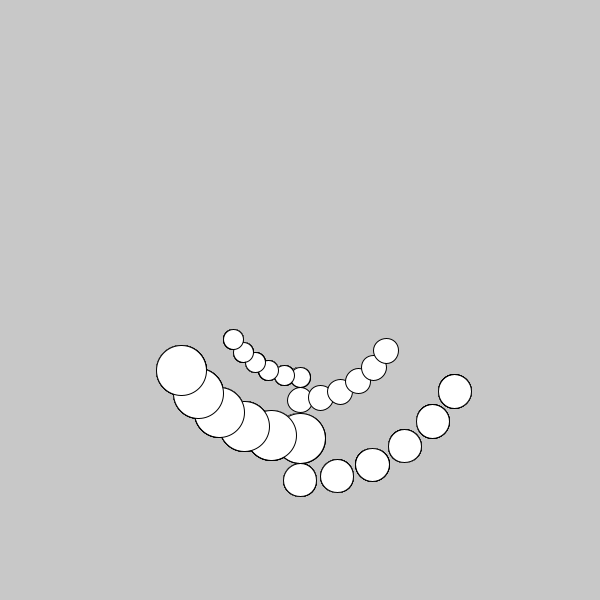
Frame 1 (no input)
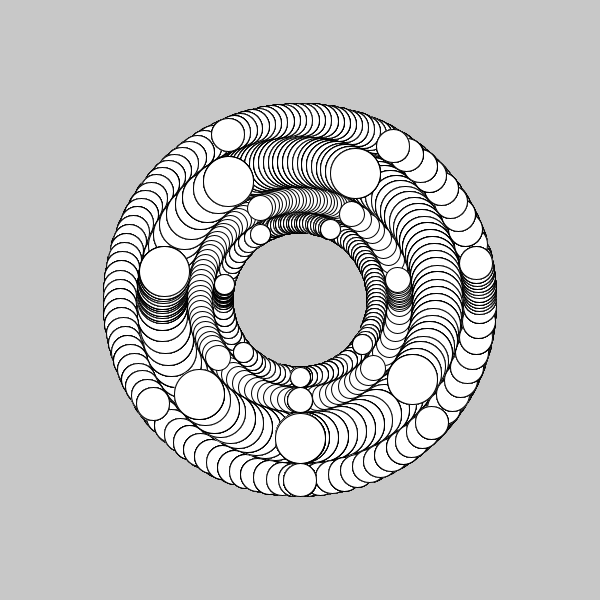
Frame 60 (the mouse pressed at the canvas centre just before this capture)
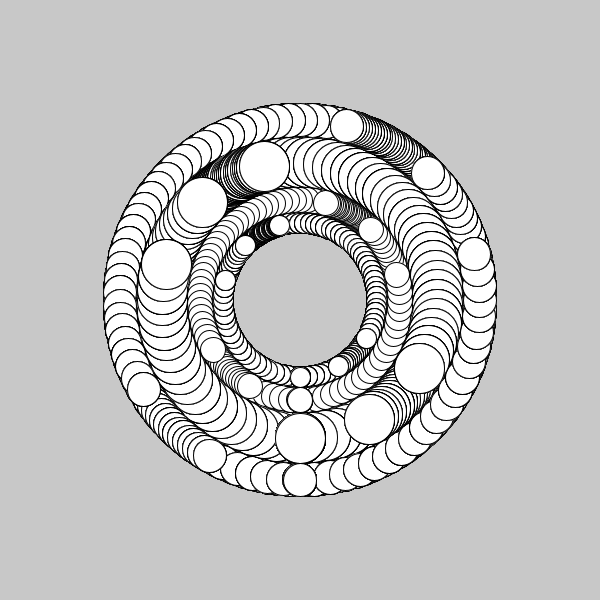
Frame 120 (the mouse held since frame 60 and released just before this capture)

The Processing sketch that drew these frames (run headless with seeded random() and noise(); from frame 60 on, the mouse is pressed at the canvas centre):

// Processing sketch: processing_152220
// ── processing_152220.pde

void setup() {
  background(200);
  size(600, 600);
}
  
  void draw(){
   
    float cenX = width/2;
    float cenY = height/2;
    int i;
    int num = 6;
    float ang = (millis()*360*PI)/(180*num*1000);
    for(i = 0; i < num; i++){
    float endX = cenX + 100*sin(ang*i);
    float endY = cenY + 100*cos(ang*i);
    float X = cenX - endX;
    float Y = cenY - endY;
    float hyp_sq = pow(X, 2) + pow(Y, 2);
    float Radius = pow((hyp_sq), 0.5);
// line(cenX, cenY, endX, endY);
//strokeWeight(1);
  ellipse(endX, endY, Radius/4, Radius/4);
 
  
   for(int j = 0; j < num; j++){
    float endX2 = cenX + 180*sin(ang*j);
    float endY2 = cenY + 180*cos(ang*j);
ellipse(endX2, endY2, Radius/3, Radius/3);
}
    
      for(int k = 0; k < num; k++){
    float endX3 = cenX + 138*sin(-ang*k);
    float endY3 = cenY + 138*cos(ang*k);
    ellipse(endX3, endY3, Radius/2, Radius/2);
  }
    
    for(int l = 0; l < num; l++){
    float endX4 = cenX + 77*sin(-ang*l);
    float endY4 = cenY + 77*cos(ang*l);
 ellipse(endX4, endY4, Radius/5, Radius/5);
 ;
      }
    }}
